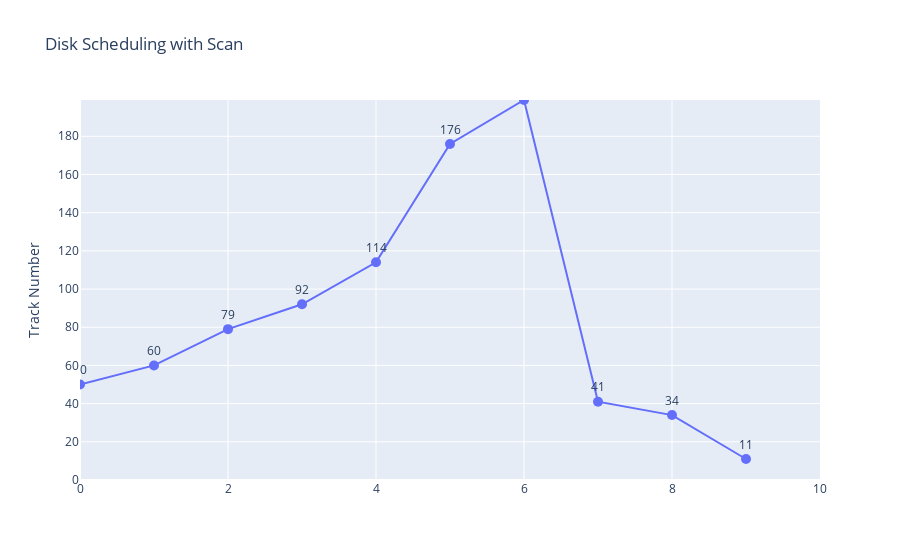

The cell this chart's notebook holds for it:
### Code cell
scan_direction = "right"
# left or right

scan(scan_direction, seq, init_head, max_track)

### Figure 1 — Plotly figure (JSON) as saved in the notebook; plotly's stock layout.template omitted (floating-point values rounded to 4 significant figures)
{"data": [{"marker": {"size": 10}, "mode": "lines+markers+text", "name": "Scatter Plot", "text": ["50", "60", "79", "92", "114", "176", "199", "41", "34", "11"], "textposition": "top center", "type": "scatter", "x": [0, 1, 2, 3, 4, 5, 6, 7, 8, 9, 10], "y": [50, 60, 79, 92, 114, 176, 199, 41, 34, 11]}], "layout": {"autosize": true, "title": {"text": "Disk Scheduling with Scan"}, "xaxis": {"range": [0, 10], "title": {"text": " "}, "type": "linear"}, "yaxis": {"range": [0, 199], "title": {"text": "Track Number"}, "type": "linear"}}}
